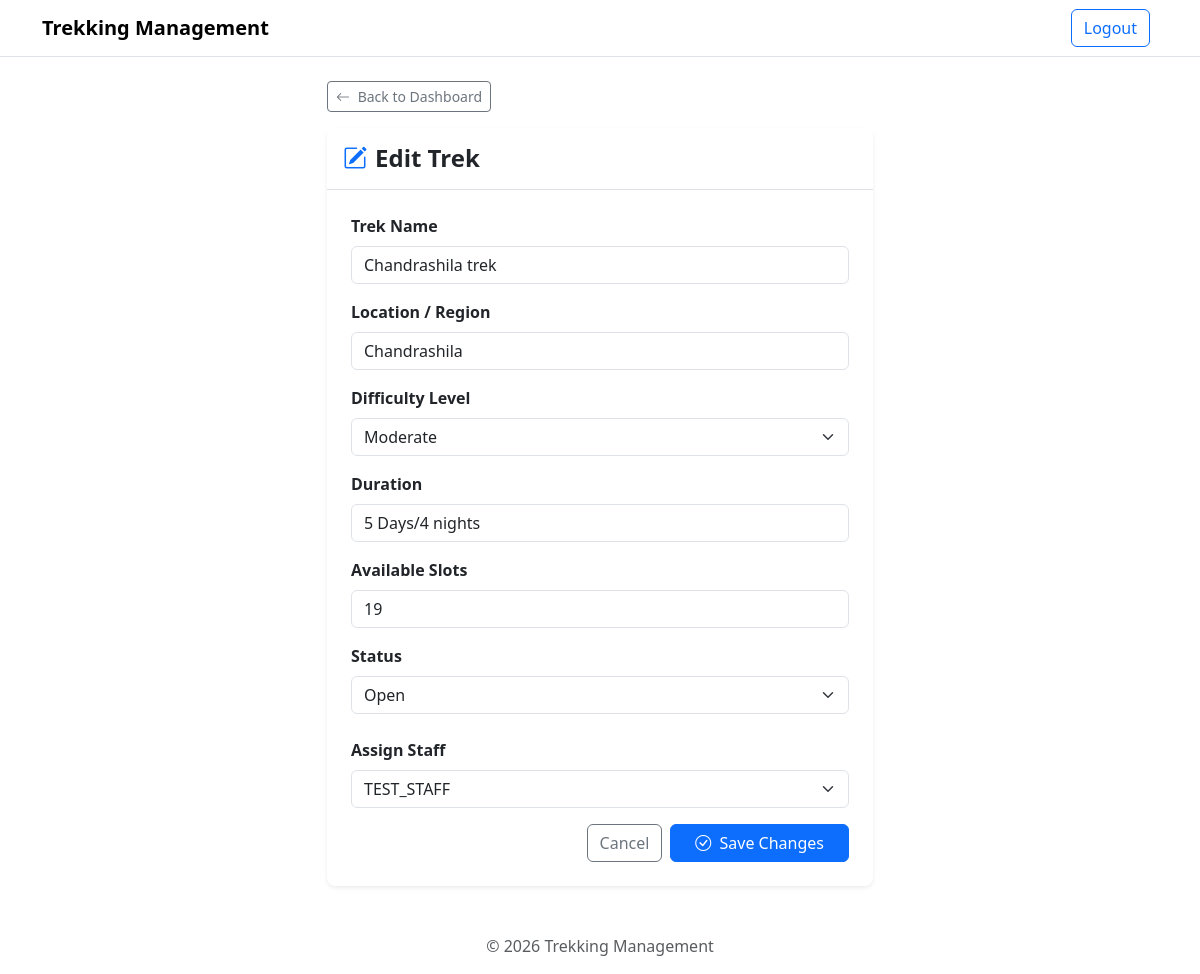
/edit-trek/1 (signed in), run on an earlier commit of the app's database.
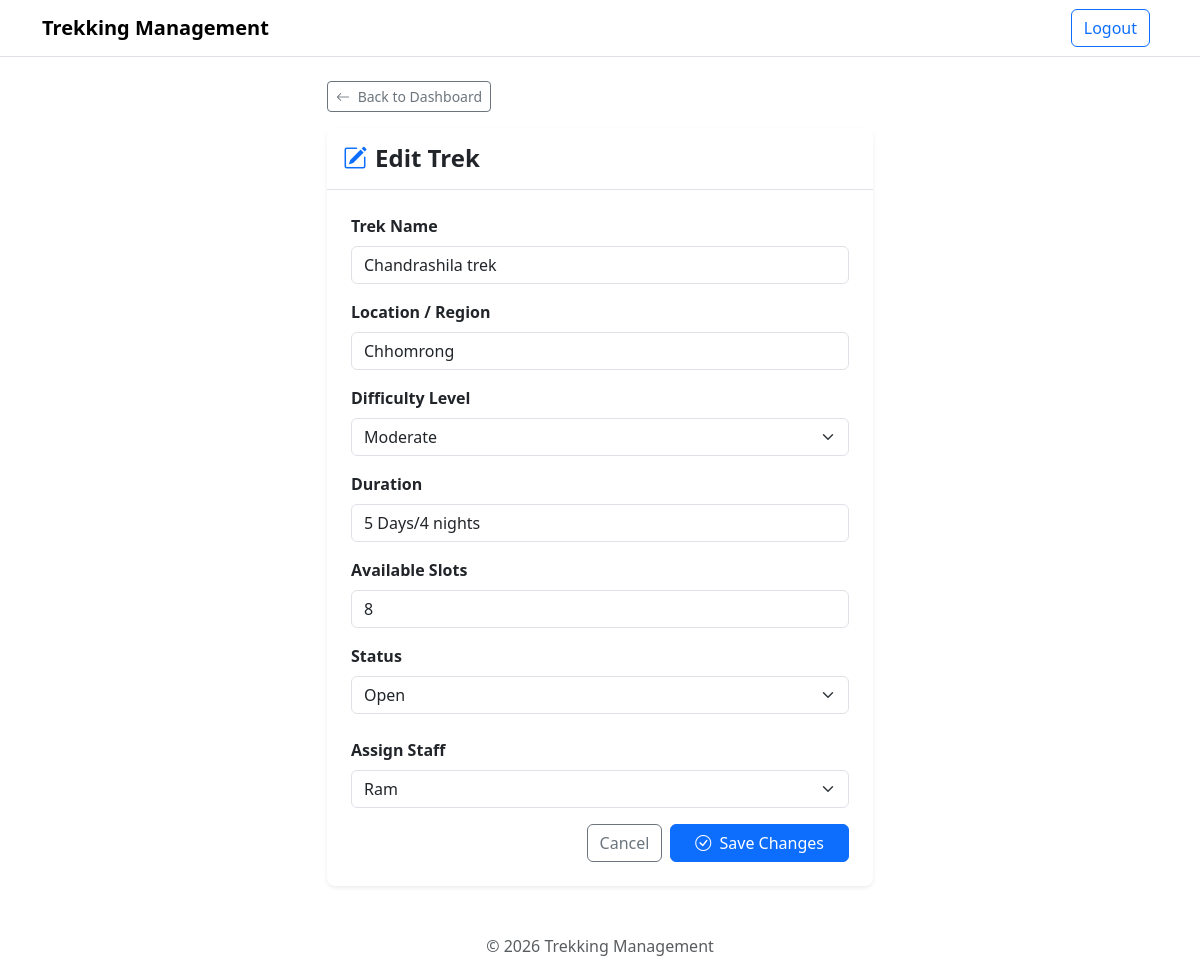
And on a later commit of the database.
### models.py (models this page shows)
class trek(db.Model):
    id = db.Column(
        db.Integer,
        primary_key=True
    )
    name = db.Column(
        db.String(200),
        nullable=False
    )
    location = db.Column(
        db.String(200),
        nullable=True
    )
    difficulty = db.Column(
        db.String(200),
        nullable=False,
    )
    duration = db.Column(
        db.String(200),
    )
    available_slots = db.Column(
        db.Integer
    )
    assigned_staff_id = db.Column(
        db.Integer,
        db.ForeignKey('user.id'),
        nullable=True
    )
    assigned_staff = db.relationship(
        'User',
        foreign_keys=[assigned_staff_id],
        backref='assigned_treks'
    )
    status = db.Column(
        db.String(200)
    )
    bookings = db.relationship(
        'Booking',
        backref='trek'
    )

class User(db.Model):
    id = db.Column(
        db.Integer,
        primary_key=True
    )
    name = db.Column(
        db.String(200),
        nullable=False
    )
    username = db.Column(
        db.String(200),
        nullable=False,
        unique=True
    )
    email = db.Column(
        db.String(200),
        nullable=False,
        unique=True
    )
    password = db.Column(
        db.String(300),
        nullable=False
    )
    role = db.relationship(
        "Role",
        secondary = user_roles,
        back_populates='user')
    profile = db.relationship(
        "staff_profile",
        uselist=False,
        backref='user'
    )
    booking = db.relationship(
        "Booking",
        secondary = user_booking,
        backref = 'user'
    )

### app.py (the view, shortened to what this page needs)
@app.route('/edit-trek/<int:trek_id>', methods=['GET', 'POST'])
@admin_required
def edit_trek(trek_id):
    curr_trek = trek.query.get_or_404(trek_id)
    staff = User.query.filter(User.role.any(Role.rolename == 'staff')).all()
    return render_template('edit_trek.html', trek=curr_trek, staff=staff)

### app.py (called while the page is built)
def admin_required(f):
    @wraps(f)
    def decorated_function(*args, **kwargs):
        if 'user_id' not in session or session.get('user_role') != 'admin':
            return redirect('/login')
        return f(*args, **kwargs)
    return decorated_function

### templates/edit_trek.html (shortened to what this page needs)
{% extends 'base.html' %}
{% block content %}
<div class="row justify-content-center mt-3 mb-5">
    <div class="col-md-8 col-lg-6">
        <div class="mb-3">
            <a href="/admin-dashboard" class="btn btn-outline-secondary btn-sm">
                <i class="bi bi-arrow-left me-1"></i> Back to Dashboard
            </a>
        </div>
        <div class="card border-0 shadow-sm rounded-3">
            <div class="card-header bg-white border-bottom py-3">
                <h4 class="fw-bold mb-0 text-dark">
                    <i class="bi bi-pencil-square text-primary me-2"></i>Edit Trek
                </h4>
            </div>
            <div class="card-body p-4">
                <form action="/edit-trek/{{ trek.id }}" method="POST">
                    <div class="mb-3">
                        <label for="name" class="form-label fw-semibold">Trek Name</label>
                        <input type="text" class="form-control" id="name" name="name" value="{{ trek.name }}" required>
                    </div>
                    <div class="mb-3">
                        <label for="location" class="form-label fw-semibold">Location / Region</label>
                        <input type="text" class="form-control" id="location" name="location"
                            value="{{ trek.location if trek.location else '' }}"
                            placeholder="e.g. Manali, Himachal Pradesh">
                    </div>
                    <div class="mb-3">
                        <label for="difficulty" class="form-label fw-semibold">Difficulty Level</label>
                        <select class="form-select" id="difficulty" name="difficulty" required>
                            <option value="Moderate" {% if trek.difficulty == 'Moderate' %}selected{% endif %}>Moderate</option>
                        </select>
                    </div>
                    <div class="mb-3">
                        <label for="duration" class="form-label fw-semibold">Duration</label>
                        <input type="text" class="form-control" id="duration" name="duration" value="{{ trek.duration }}" required>
                    </div>
                    <div class="mb-3">
                        <label for="available_slots" class="form-label fw-semibold">Available Slots</label>
                        <input type="number" class="form-control" id="available_slots" name="available_slots" min="1" value="{{ trek.available_slots }}" required>
                    </div>
                    <div class="mb-4">
                        <label for="status" class="form-label fw-semibold">Status</label>
                        <select class="form-select" id="status" name="status" required>
                            <option value="Open" {% if trek.status == 'Open' or trek.status == 'Active' %}selected{% endif %}>Open</option>
                        </select>
                    </div>
                    <div class="mb-3">
                        <label for="assigned_staff_id" class="form-label fw-semibold">Assign Staff</label>
                        <select name="assigned_staff_id" class="form-select">
                            {% for s in staff %}
                            <option value="{{ s.id }}" {% if trek.assigned_staff_id == s.id %}selected{% endif %}>{{ s.name }}</option>
                            {% endfor %}
                        </select>
                    </div>
                    <div class="d-flex justify-content-end gap-2">
                        <a href="/admin-dashboard" class="btn btn-outline-secondary">Cancel</a>
                        <button type="submit" class="btn btn-primary px-4">
                            <i class="bi bi-check-circle me-1"></i> Save Changes
                        </button>
                    </div>
                </form>
            </div>
        </div>
    </div>
</div>
{% endblock %}

What changed in the data, as far as the page shows it:
changed trek "Chandrashila trek": location "Chandrashila" → "Chhomrong"; available_slots "19" → "8"; status (not shown) → "Open"; assigned_staff_id "TEST_STAFF" → "Ram"
Also different on the page:
form field status: "Open" → (not shown)
